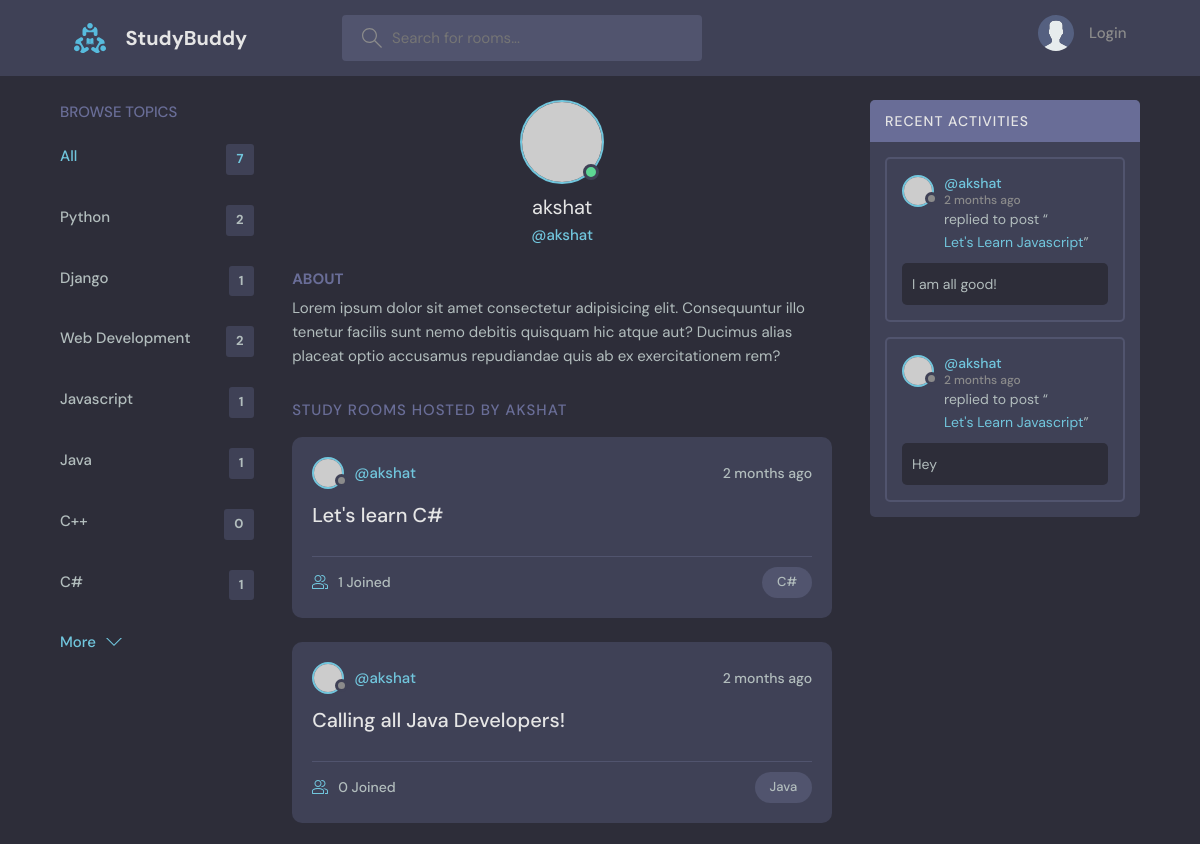
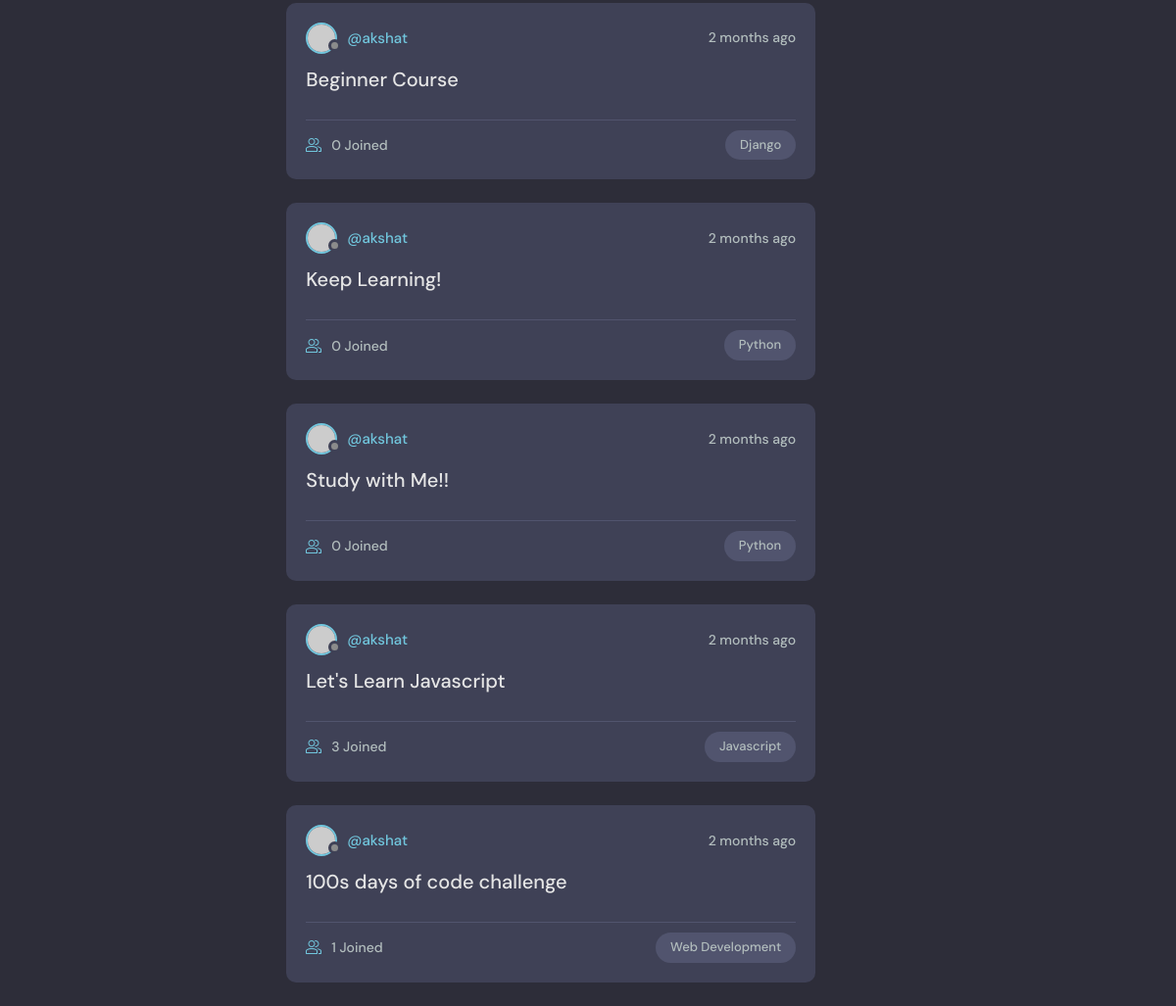
Page /profile/1/ on the committed database (2 pictures, top to bottom).
### base/models.py (models this page shows, shortened)
class Topic(models.Model):
    name = models.CharField(max_length= 200)

class Room(models.Model):
    host = models.ForeignKey(User, on_delete=models.SET_NULL, null=True)
    topic = models.ForeignKey(Topic, on_delete=models.SET_NULL, null=True)
    name = models.CharField(max_length=200)
    description = models.TextField(null=True, blank = True)
    participants = models.ManyToManyField(User, related_name = 'participants')
    updated = models.DateTimeField(auto_now=True)
    created = models.DateTimeField(auto_now_add=True)
    class Meta:
        ordering = ['-updated','-created']
    def __str__(self):
        return self.name

class Message(models.Model):
    user = models.ForeignKey(User, on_delete=models.CASCADE)
    room = models.ForeignKey(Room, on_delete=models.CASCADE)
    body = models.TextField()
    updated = models.DateTimeField(auto_now=True)
    created = models.DateTimeField(auto_now_add=True)
    class Meta:
        ordering = ['-updated','-created']
    def __str__(self):
        return self.body[0:50]

### base/views.py (the view)
# urls.py: path('profile/<str:pk>/',views.userProfile, name="user-profile"),
def userProfile(request, pk):
    user = User.objects.get(id=pk)
    topics = Topic.objects.all()
    rooms = user.room_set.all()
    room_messages = user.message_set.all()
    context ={'user':user, 'topics': topics, 'rooms':rooms,'room_messages':room_messages}
    return render(request, 'base/profile.html', context)

### base/templates/base/profile.html (shortened to what this page needs)
{% extends 'main.html'%}
{% block content%}
  <main class="profile-page layout layout--3">
    <div class="container">
      {% include 'base/topics_component.html' %}
      <div class="roomList">
        <div class="profile">
          <div class="profile__avatar">
            <div class="avatar avatar--large active">
              <img src="https://randomuser.me/api/portraits/men/11.jpg" />
            </div>
          </div>
          <div class="profile__info">
            <h3>{{user.username}}</h3>
            <p>@{{user.username}}</p>
          </div>
          <div class="profile__about">
            <h3>About</h3>
            <p>
              Lorem ipsum dolor sit amet consectetur adipisicing elit. Consequuntur illo tenetur
              facilis sunt nemo debitis quisquam hic atque aut? Ducimus alias placeat optio
              accusamus repudiandae quis ab ex exercitationem rem?
            </p>
          </div>
        </div>
        <div class="roomList__header">
          <div>
            <h2>Study Rooms Hosted by {{user.username}}</a>
            </h2>
          </div>
        </div>
        {% include 'base/feed_component.html' %}
      </div>
      {% include 'base/activity_component.html' %}
    </div>
  </main>
  {% endblock %}

### templates/main.html (shortened to what this page needs)
<!DOCTYPE html>
<html lang="en">
  {% load static %}
  <head>
    <link rel="stylesheet" href="{% static 'styles/style.css' %}" />
  </head>
  <body>
    {% include 'navbar.html' %}
    {% block content %}
    {% endblock %}
  </body>
</html>

### templates/navbar.html (shortened to what this page needs)
{% load static %}
<header class="header header--loggedIn">
  <div class="container">
    <a href="{% url 'home' %}" class="header__logo">
      <img src="{% static 'images/logo.svg' %}" />
      <h1>StudyBuddy</h1>
    </a>
    <form class="header__search" method="GET" action="{% url 'home' %}">
      <label>
        <input type="text" name="q" placeholder="Search for rooms..." />
      </label>
    </form>
    <nav class="header__menu">
      {% if request.user.is_authenticated %}
      <div class="header__user">
        <a href="{% url 'user-profile' user.id %}">
          <div class="avatar avatar--medium active">
            <img src="https://randomuser.me/api/portraits/men/37.jpg" />
          </div>
          <p>
            {{request.user.username}} <span>@{{request.user.username}}</span>
          </p>
        </a>
        <button class="dropdown-button">
          <svg
            version="1.1"
            xmlns="http://www.w3.org/2000/svg"
            width="32"
            height="32"
            viewBox="0 0 32 32"
          >
            <title>chevron-down</title>
            <path d="M16 21l-13-13h-3l16 16 16-16h-3l-13 13z"></path>
          </svg>
        </button>
      </div>
      {% else %}
       <a href="{% url 'login'%}">
          <img src="{% static 'images/avatar.svg'%}" />
          <p>Login</p>
        </a>
        {% endif%}
    </nav>
  </div>
</header>

### base/templates/base/topics_component.html
<div class="topics">
    <div class="topics__header">
      <h2>Browse Topics</h2>
    </div>
    <ul class="topics__list">
      <li>
        <a href="{% url 'home' %}" class="active">All <span>{{topics.count}}</span></a>
      </li>
      {% for topic in topics %}
      <li>
        <a href="{% url 'home' %}?q={{topic.name}}">{{topic.name}}<span>{{topic.room_set.all.count}}</span></a>
      </li>
      {% endfor %}
    </ul>
    <a class="btn btn--link" href="{% url 'topics' %}">
      More
      <svg
        version="1.1"
        xmlns="http://www.w3.org/2000/svg"
        width="32"
        height="32"
        viewBox="0 0 32 32"
      >
        <title>chevron-down</title>
        <path d="M16 21l-13-13h-3l16 16 16-16h-3l-13 13z"></path>
      </svg>
    </a>
  </div>

### base/templates/base/feed_component.html (shortened to what this page needs)
{% for room in rooms %}
<div class="roomListRoom">
  <div class="roomListRoom__header">
    <a href="{% url 'user-profile' room.host.id %}" class="roomListRoom__author">
      <div class="avatar avatar--small">
        <img src="https://randomuser.me/api/portraits/women/11.jpg" />
      </div>
      <span>@{{room.host.username}}</span>
    </a>
    <div class="roomListRoom__actions">
      <span>{{room.created|timesince}} ago</span>
    </div>
  </div>
  <div class="roomListRoom__content">
    <a href="{%url 'room' room.id %}">{{room.name}}</a>
  </div>
  <div class="roomListRoom__meta">
    <a href="{%url 'room' room.id %}" class="roomListRoom__joined">
      {{room.participants.all.count}} Joined
    </a>
    <p class="roomListRoom__topic">{{room.topic.name}}</p>
  </div>
</div>
{% endfor %}

### base/templates/base/activity_component.html (shortened to what this page needs)
<div class="activities">
  <div class="activities__header">
    <h2>Recent Activities</h2>
  </div>
  {% for message in room_messages %}
  <div class="activities__box">
    <div class="activities__boxHeader roomListRoom__header">
      <a href="{% url 'user-profile' message.user.id %}" class="roomListRoom__author">
        <div class="avatar avatar--small">
          <img src="https://randomuser.me/api/portraits/women/11.jpg" />
        </div>
        <p>
          @{{message.user.username}}
          <span>{{message.created|timesince}} ago</span>
        </p>
      </a>
    </div>
    <div class="activities__boxContent">
      <p>
        replied to post “<a href="{% url 'room' message.room.id %}">{{message.room}}</a
        >”
      </p>
      <div class="activities__boxRoomContent">
        {{message}}
      </div>
    </div>
  </div>
  {% endfor %}
</div>

### rows in the picture
Topic: name "Python", room_set.all.count "2"
Topic: name "Django", room_set.all.count "1"
Topic: name "Web Development", room_set.all.count "2"
Topic: name "Javascript", room_set.all.count "1"
Topic: name "Java", room_set.all.count "1"
Topic: name "C++", room_set.all.count "0"
Topic: name "C#", room_set.all.count "1"
Room: host.username "akshat", created "2 months", name "Let's learn C#", participants.all.count "1", topic.name "C#"
Room: host.username "akshat", created "2 months", name "Calling all Java Developers!", participants.all.count "0", topic.name "Java"
Room: host.username "akshat", created "2 months", name "Beginner Course", participants.all.count "0", topic.name "Django"
Room: host.username "akshat", created "2 months", name "Keep Learning!", participants.all.count "0", topic.name "Python"
Room: host.username "akshat", created "2 months", name "Study with Me!!", participants.all.count "0", topic.name "Python"
Room: host.username "akshat", created "2 months", name "Let's Learn Javascript", participants.all.count "3", topic.name "Javascript"
Room: host.username "akshat", created "2 months", name "100s days of code challenge", participants.all.count "1", topic.name "Web Development"
Message: user.username "akshat", created "2 months", room "Let's Learn Javascript", body "I am all good!"
Message: user.username "akshat", created "2 months", room "Let's Learn Javascript", body "Hey"

### other values in the picture
{{ topics.count }} "7"
{{ user.username }} "akshat"
{{ user.username }} "AKSHAT"
